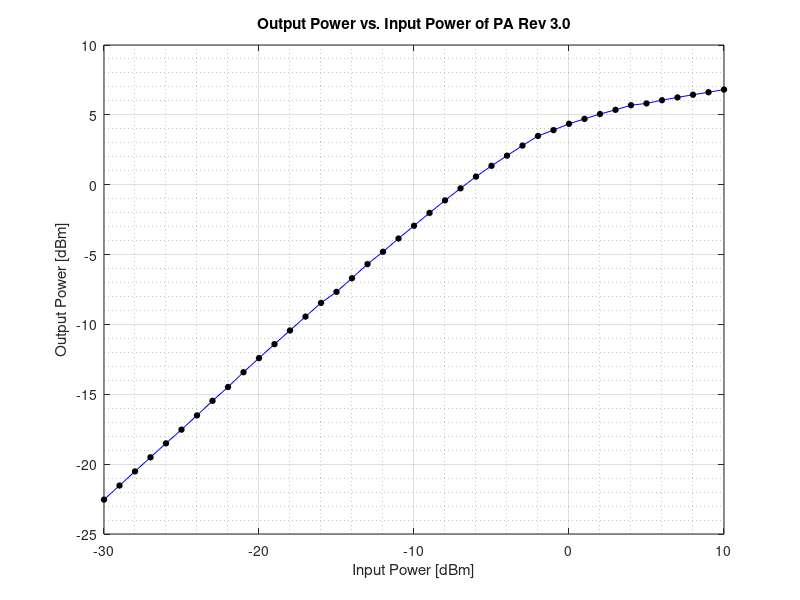
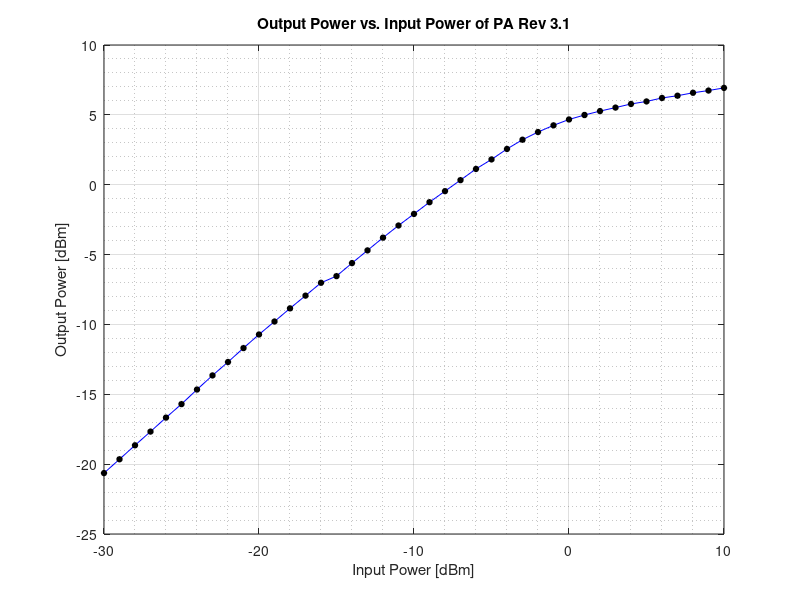
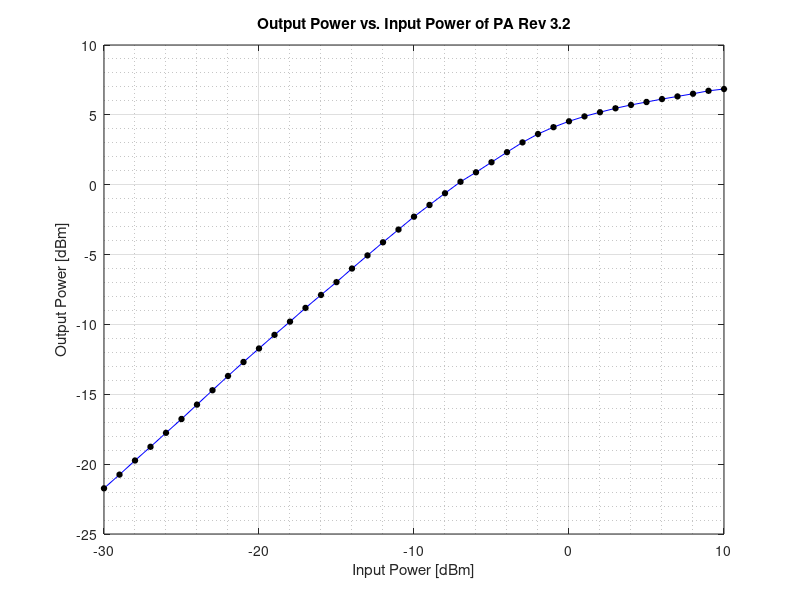
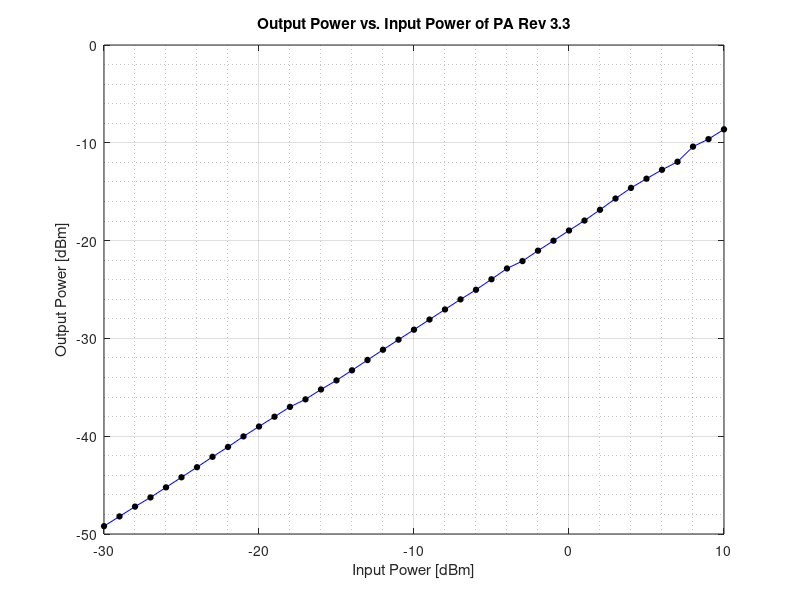

The MATLAB source for these figures, in order:
%%%%%%%%%%%%%%%%%%%%
%Christopher Magat %
%ECE 129B          %
%PA Characteristics%
%%%%%%%%%%%%%%%%%%%%

close all
clear all
clc

%% Input Power Spectrum (dBm)

input = [-30:10];

%% Rev 3.0 / R1 = 47k Ohms / R2 = 300k Ohms / RE1 = 470 Ohms / RE2 = 470 Ohms
rev0 = [-22.54 -21.53 -20.52 -19.51 -18.51 -17.53 -16.51 -15.47 -14.48 -13.42 -12.41 -11.41 -10.43 -9.44 -8.46 -7.67 -6.69 -5.68 -4.8 -3.85 -2.94 -2.02 -1.12 -0.26 0.58 1.35 2.08 2.8 3.49 3.91 4.36 4.71 5.06 5.36 5.69 5.82 6.05 6.25 6.44 6.62 6.81];

gain0 = rev0 - input;
realGain0 = 7.5;
linearGain0 = realGain0*ones(1, length(input));
P1dBrev0 = gain0 - linearGain0;

figure(1);
plot(input, rev0, '-o', 'color', 'b', 'MarkerSize', 4, 'MarkerEdgeColor','k' , 'MarkerFaceColor', 'k');

xlabel('Input Power [dBm]');
ylabel('Output Power [dBm]');
title('Output Power vs. Input Power of PA Rev 3.0');

grid on
grid minor
%% Rev 3.1 / R1 = 47k Ohms / R2 = 200k Ohms / RE1 = 470 Ohms / RE2 = 470 Ohms
rev1 = [-20.64 -19.65 -18.65 -17.67 -16.67 -15.70 -14.66 -13.65 -12.69 -11.69 -10.72 -9.79 -8.85 -7.94 -7.02 -6.54 -5.61 -4.70 -3.79 -2.92 -2.09 -1.25 -0.46 0.33 1.13 1.81 2.56 3.22 3.77 4.25 4.67 4.99 5.27 5.52 5.78 5.96 6.21 6.37 6.58 6.74 6.93];

gain1 = rev1 - input;
realGain1 = 9;
linearGain1 = realGain1*ones(1, length(input));
P1dBrev1 = gain1 - linearGain1;

figure(2);
plot(input, rev1, '-o', 'color', 'b', 'MarkerSize', 4, 'MarkerEdgeColor','k' , 'MarkerFaceColor', 'k');

xlabel('Input Power [dBm]');
ylabel('Output Power [dBm]');
title('Output Power vs. Input Power of PA Rev 3.1');

grid on
grid minor
%% Rev 3.2 / R1 = 47k Ohms / R2 = 240k Ohms / RE1 = 470 Ohms / RE2 = 470 Ohms
rev2 = [-21.73 -20.75 -19.74 -18.76 -17.76 -16.77 -15.74 -14.71 -13.69 -12.69 -11.72 -10.75 -9.8 -8.82 -7.89 -6.97 -6 -5.06 -4.12 -3.21 -2.29 -1.45 -0.61 0.21 0.89 1.61 2.33 3.03 3.63 4.12 4.54 4.89 5.19 5.47 5.71 5.92 6.13 6.32 6.51 6.72 6.85];

gain2 = rev2 - input;
realGain2 = 8.2;
linearGain2 = realGain2*ones(1, length(input));
P1dBrev2 = gain2 - linearGain2;

figure(3);
plot(input, rev2, '-o', 'color', 'b', 'MarkerSize', 4, 'MarkerEdgeColor','k' , 'MarkerFaceColor', 'k');

xlabel('Input Power [dBm]');
ylabel('Output Power [dBm]');
title('Output Power vs. Input Power of PA Rev 3.2');

grid on
grid minor
%% Rev 3.3 / R1 = 47k Ohms / R2 = 390k Ohms / RE1 = 470 Ohms / RE2 = 470 Ohms
rev3 = [-49.2 -48.2 -47.2 -46.26 -45.23 -44.2 -43.17 -42.11 -41.1 -40.02 -39.01 -38.01 -37 -36.23 -35.22 -34.29 -33.26 -32.21 -31.16 -30.13 -29.11 -28.07 -27.04 -26.01 -25.03 -23.95 -22.85 -22.09 -21.03 -20.01 -18.97 -17.95 -16.85 -15.7 -14.61 -13.67 -12.76 -11.94 -10.39 -9.62 -8.62];

gain3 = rev3 - input;
realGain3 = -19.2;
linearGain3 = realGain3*ones(1, length(input));
P1dBrev3 = gain3 - linearGain3;

figure(4);
plot(input, rev3, '-o', 'color', 'b', 'MarkerSize', 4, 'MarkerEdgeColor','k' , 'MarkerFaceColor', 'k');

xlabel('Input Power [dBm]');
ylabel('Output Power [dBm]');
title('Output Power vs. Input Power of PA Rev 3.3');

grid on
grid minor
%% Rev 3.4 / R1 = 47k Ohms / R2 = 33k Ohms / RE1 = 100 Ohms / RE2 = 100 Ohms
rev4 = [-29.97 -28.96 -27.97 -26.99 -25.99 -25.05 -24 -22.95 -21.92 -20.89 -19.87 -18.81 -17.8 -16.82 -15.84 -14.73 -13.66 -12.56 -11.5 -10.94 -9.92 -8.87 -7.86 -6.82 -5.82 -4.95 -3.88 -2.87 -1.81 -0.77 0.31 1.33 1.94 2.94 3.97 4.97 5.96 6.92 7.92 8.88 9.8];

gain4 = rev4 - input;
realGain4 = 0.03;
linearGain4 = realGain4*ones(1, length(input));
P1dBrev4 = gain4 - linearGain4;

figure(5);
plot(input, rev4, '-o', 'color', 'b', 'MarkerSize', 4, 'MarkerEdgeColor','k' , 'MarkerFaceColor', 'k');

xlabel('Input Power [dBm]');
ylabel('Output Power [dBm]');
title('Output Power vs. Input Power of PA Rev 3.4');

grid on
grid minor
%% Rev 3.5 / R1 = 47k Ohms / R2 = 33k Ohms / RE1 = 270 Ohms / RE2 = 270 Ohms
rev5 = [-28.55 -27.5 -26.5 -25.47 -24.46 -23.45 -22.47 -21.46 -20.43 -19.39 -18.33 -17.27 -16.25 -15.22 -14.16 -13.17 -12.1 -11.05 -9.93 -8.83 -7.74 -6.9 -5.83 -4.68 -3.57 -2.32 -1.32 -0.18 1 2.12 3.26 4.22 5.1 5.91 6.56 7.06 7.5 7.88 8.23 8.55 8.83];

gain5 = rev5 - input;
realGain5 = 1.45;
linearGain5 = realGain5*ones(1, length(input));
P1dBrev5 = gain5 - linearGain5;

figure(6);
plot(input, rev5, '-o', 'color', 'b', 'MarkerSize', 4, 'MarkerEdgeColor','k' , 'MarkerFaceColor', 'k');

xlabel('Input Power [dBm]');
ylabel('Output Power [dBm]');
title('Output Power vs. Input Power of PA Rev 3.5');

grid on
grid minor
%% Rev 3.6 / R1 = 47k Ohms / R2 = 24k Ohms / RE1 = 270 Ohms / RE2 = 270 Ohms
rev6 = [-30.52 -29.46 -28.46 -27.47 -26.47 -25.47 -24.42 -23.36 -22.39 -21.24 -20.2 -19.16 -18.14 -17.09 -16.02 -15.11 -13.99 -12.87 -11.7 -10.55 -9.42 -8.23 -7.02 -5.75 -4.52 -3.12 -1.81 -0.86 0.42 1.69 2.94 4.12 5.14 5.92 6.59 7.12 7.57 7.95 8.27 8.61 8.87];

gain6 = rev6 - input;
realGain6 = -0.54;
linearGain6 = realGain6*ones(1, length(input));
P1dBrev6 = gain6 - linearGain6;

figure(7);
plot(input, rev6, '-o', 'color', 'b', 'MarkerSize', 4, 'MarkerEdgeColor','k' , 'MarkerFaceColor', 'k');

xlabel('Input Power [dBm]');
ylabel('Output Power [dBm]');
title('Output Power vs. Input Power of PA Rev 3.6');

grid on
grid minor
%% Rev 3.7 / R1 = 47k Ohms / R2 = 33k Ohms / RE1 = 620 Ohms / RE2 = 620 Ohms
rev7 = [-27.23 -26.24 -25.22 -24.2 -23.24 -22.24 -21.17 -20.14 -19.1 -18.06 -17.18 -16.16 -15.17 -14.16 -13.11 -12.14 -11.08 -10.04 -9 -7.97 -6.96 -5.99 -5.01 -4.03 -3.08 -2.28 -1.37 -0.52 0.28 0.93 1.46 1.97 2.26 2.63 2.96 3.26 3.56 3.86 4.15 4.45 4.71];

gain7 = rev7 - input;
realGain7 = 2.77;
linearGain7 = realGain7*ones(1, length(input));
P1dBrev7 = gain7 - linearGain7;

figure(8);
plot(input, rev7, '-o', 'color', 'b', 'MarkerSize', 4, 'MarkerEdgeColor','k' , 'MarkerFaceColor', 'k');

xlabel('Input Power [dBm]');
ylabel('Output Power [dBm]');
title('Output Power vs. Input Power of PA Rev 3.7');

grid on
grid minor
%% Rev 3.0 to Rev 3.7

figure(9)
hold on

%Rev 3.3 is omitted from the plot

plot(input, rev0);
plot(input, rev1);
plot(input, rev2);
plot(input, rev4);
plot(input, rev5);
plot(input, rev6);
plot(input, rev7);

xlabel('Input Power [dBm]');
ylabel('Output Power [dBm]');
title('Output Power vs. Input Power of PA Rev 3.0 to 3.7');

legend('PA Rev 3.0', 'PA Rev 3.1', 'PA Rev 3.2', 'PA Rev 3.4', 'PA Rev 3.5', 'PA Rev 3.6', 'PA Rev 3.7');

grid on
grid minor

%% End

